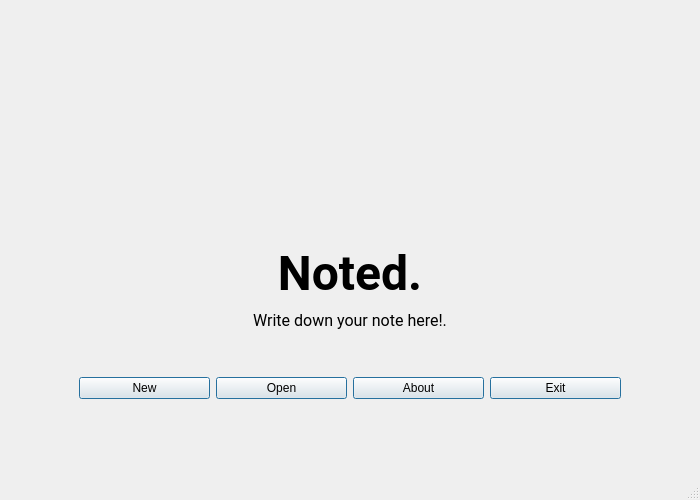
<?xml version="1.0" encoding="UTF-8"?>
<ui version="4.0">
 <class>FrontPage</class>
 <widget class="QMainWindow" name="FrontPage">
  <property name="geometry">
   <rect>
    <x>0</x>
    <y>0</y>
    <width>700</width>
    <height>500</height>
   </rect>
  </property>
  <property name="minimumSize">
   <size>
    <width>700</width>
    <height>500</height>
   </size>
  </property>
  <property name="windowTitle">
   <string notr="true">Noted.</string>
  </property>
  <property name="windowIcon">
   <iconset>
    <normaloff>icon250.png</normaloff>icon250.png</iconset>
  </property>
  <widget class="QWidget" name="centralwidget">
   <layout class="QGridLayout" name="gridLayout">
    <item row="0" column="0">
     <layout class="QVBoxLayout" name="verticalLayout">
      <property name="topMargin">
       <number>30</number>
      </property>
      <item>
       <widget class="QLabel" name="TitleIcon">
        <property name="minimumSize">
         <size>
          <width>200</width>
          <height>200</height>
         </size>
        </property>
        <property name="text">
         <string/>
        </property>
        <property name="pixmap">
         <pixmap>icon250.png</pixmap>
        </property>
        <property name="alignment">
         <set>Qt::AlignmentFlag::AlignBottom|Qt::AlignmentFlag::AlignHCenter</set>
        </property>
       </widget>
      </item>
      <item>
       <widget class="QLabel" name="Title">
        <property name="font">
         <font>
          <family>Roboto</family>
          <pointsize>36</pointsize>
          <bold>true</bold>
         </font>
        </property>
        <property name="text">
         <string>Noted.</string>
        </property>
        <property name="alignment">
         <set>Qt::AlignmentFlag::AlignHCenter|Qt::AlignmentFlag::AlignTop</set>
        </property>
       </widget>
      </item>
      <item>
       <widget class="QLabel" name="Desc">
        <property name="font">
         <font>
          <family>Roboto</family>
          <pointsize>12</pointsize>
         </font>
        </property>
        <property name="text">
         <string>Write down your note here!.</string>
        </property>
        <property name="alignment">
         <set>Qt::AlignmentFlag::AlignHCenter|Qt::AlignmentFlag::AlignTop</set>
        </property>
       </widget>
      </item>
     </layout>
    </item>
    <item row="1" column="0">
     <layout class="QHBoxLayout" name="horizontalLayout">
      <property name="spacing">
       <number>6</number>
      </property>
      <property name="leftMargin">
       <number>70</number>
      </property>
      <property name="topMargin">
       <number>0</number>
      </property>
      <property name="rightMargin">
       <number>70</number>
      </property>
      <property name="bottomMargin">
       <number>70</number>
      </property>
      <item>
       <widget class="QPushButton" name="New">
        <property name="text">
         <string>New</string>
        </property>
        <property name="checkable">
         <bool>false</bool>
        </property>
        <property name="checked">
         <bool>false</bool>
        </property>
        <property name="autoDefault">
         <bool>false</bool>
        </property>
        <property name="default">
         <bool>true</bool>
        </property>
        <property name="flat">
         <bool>false</bool>
        </property>
       </widget>
      </item>
      <item>
       <widget class="QPushButton" name="Open">
        <property name="text">
         <string>Open</string>
        </property>
        <property name="default">
         <bool>true</bool>
        </property>
       </widget>
      </item>
      <item>
       <widget class="QPushButton" name="About">
        <property name="focusPolicy">
         <enum>Qt::FocusPolicy::ClickFocus</enum>
        </property>
        <property name="contextMenuPolicy">
         <enum>Qt::ContextMenuPolicy::NoContextMenu</enum>
        </property>
        <property name="text">
         <string>About</string>
        </property>
        <property name="checkable">
         <bool>false</bool>
        </property>
        <property name="default">
         <bool>true</bool>
        </property>
       </widget>
      </item>
      <item>
       <widget class="QPushButton" name="Exit">
        <property name="text">
         <string>Exit</string>
        </property>
        <property name="default">
         <bool>true</bool>
        </property>
       </widget>
      </item>
     </layout>
    </item>
   </layout>
  </widget>
  <widget class="QStatusBar" name="statusbar"/>
 </widget>
 <resources/>
 <connections>
  <connection>
   <sender>Exit</sender>
   <signal>clicked()</signal>
   <receiver>FrontPage</receiver>
   <slot>close()</slot>
   <hints>
    <hint type="sourcelabel">
     <x>555</x>
     <y>371</y>
    </hint>
    <hint type="destinationlabel">
     <x>349</x>
     <y>249</y>
    </hint>
   </hints>
  </connection>
 </connections>
</ui>
